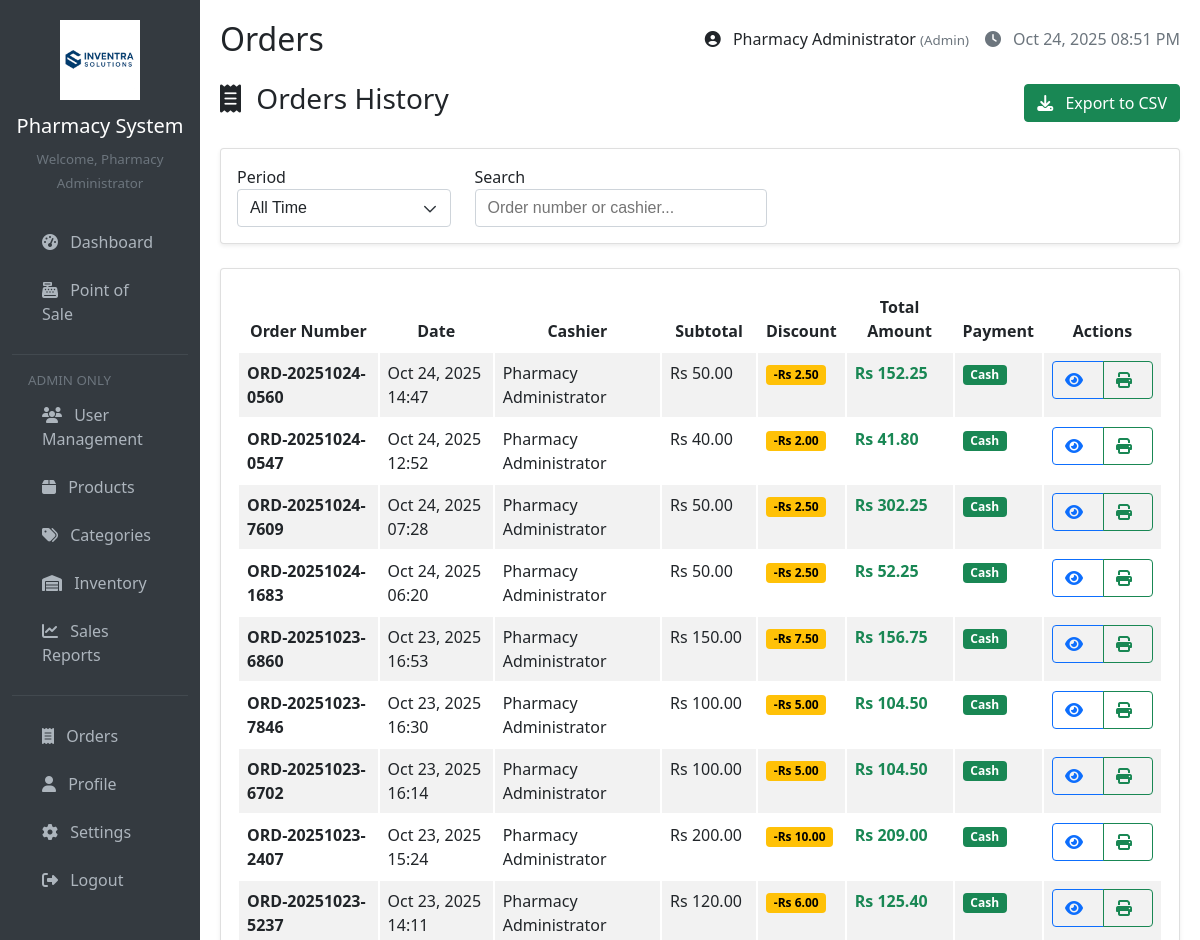
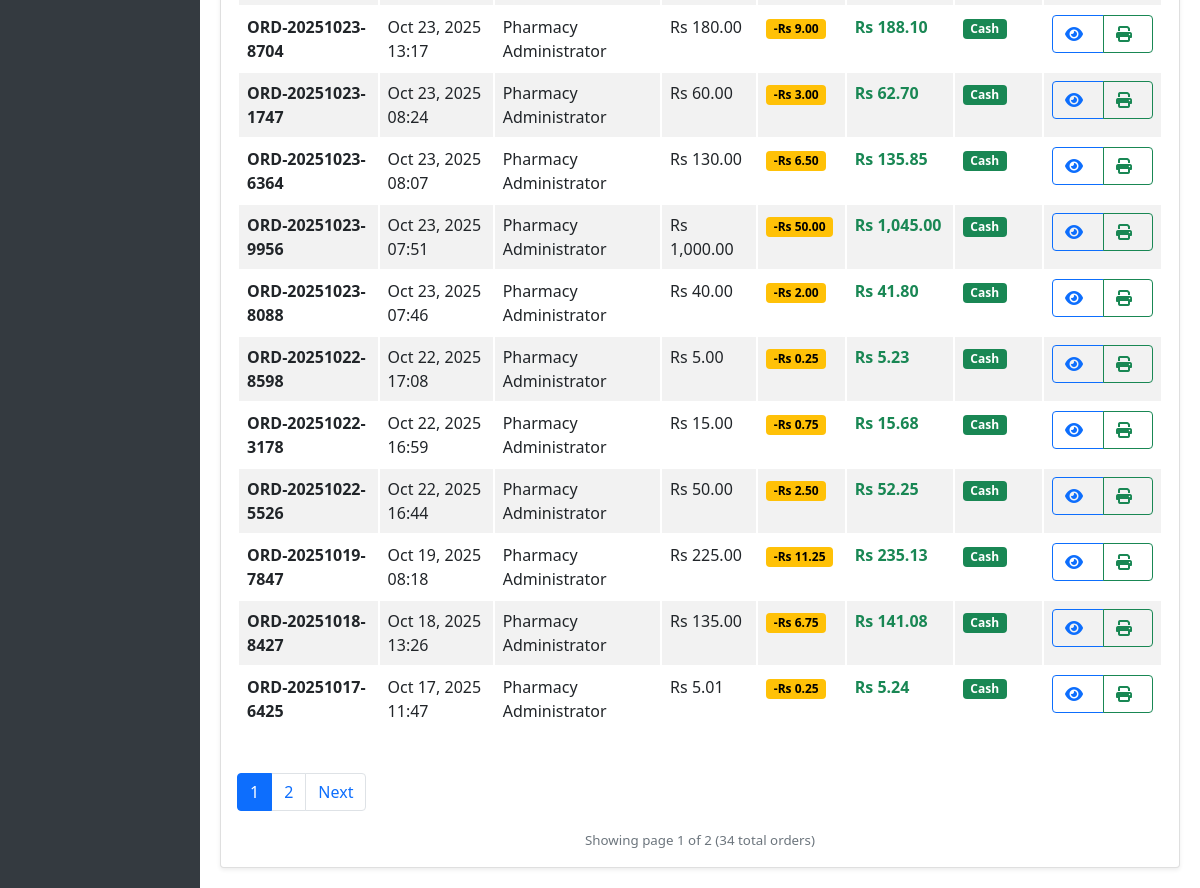
The app's page /pages/orders.php (signed in) with its own data (2 pictures, top to bottom).
### tables this page shows
CREATE TABLE `orders` (
  `id` int(11) NOT NULL,
  `order_number` varchar(20) NOT NULL,
  `cashier_id` int(11) NOT NULL,
  `subtotal` decimal(10,2) NOT NULL,
  `discount_amount` decimal(10,2) DEFAULT 0.00,
  `item_discount` decimal(10,2) NOT NULL DEFAULT 0.00,
  `tax_amount` decimal(10,2) DEFAULT 0.00,
  `total_amount` decimal(10,2) NOT NULL,
  `payment_method` enum('cash','card','other') DEFAULT 'cash',
  `order_type` enum('takeaway','delivery') DEFAULT 'takeaway',
  `delivery_charge` decimal(10,2) DEFAULT NULL,
  `status` varchar(20) DEFAULT 'completed',
  `refund_amount` decimal(10,2) DEFAULT 0.00,
  `order_date` timestamp NOT NULL DEFAULT current_timestamp()
);

CREATE TABLE `users` (
  `id` int(11) NOT NULL,
  `username` varchar(50) NOT NULL,
  `email` varchar(100) DEFAULT NULL,
  `password` varchar(255) NOT NULL,
  `role` enum('admin','cashier') DEFAULT 'cashier',
  `full_name` varchar(100) NOT NULL,
  `created_at` timestamp NOT NULL DEFAULT current_timestamp(),
  `updated_at` timestamp NOT NULL DEFAULT current_timestamp() ON UPDATE current_timestamp(),
  `is_active` tinyint(1) DEFAULT 1
);

### pages/orders.php (the view, shortened to what the rows shown need)
<?php
require_once '../config/database.php';
require_once '../includes/functions.php';
$search = isset($_GET['search']) ? sanitizeInput($_GET['search']) : '';
require_once '../includes/header.php';
$page = isset($_GET['page']) ? max(1, (int)$_GET['page']) : 1;
$limit = 20;
$offset = ($page - 1) * $limit;
$whereConditions = [];
$searchParams = [];
$searchTypes = "";
$whereClause = !empty($whereConditions) ? "WHERE " . implode(" AND ", $whereConditions) : "";
$ordersQuery = "SELECT o.*, u.full_name as cashier_name
                FROM orders o
                JOIN users u ON o.cashier_id = u.id
                $whereClause
                ORDER BY o.order_date DESC
                LIMIT $limit OFFSET $offset";
$orders = executeQuery($ordersQuery, $searchTypes, $searchParams);
$orderDetails = null;
$orderItems = [];
$discountRate = getSetting('discount_rate', 0) * 100;
$taxRate = getSetting('tax_rate', 0.10) * 100;
?>
<?php if ($orderDetails): ?>
    <div class="d-flex justify-content-between align-items-center mb-4">
        <h3><i class="fas fa-receipt"></i> Order Details - <?php echo $orderDetails['order_number']; ?></h3>
        <div>
            <span class="badge bg-<?php
                echo $orderDetails['status'] == 'completed' ? 'success' :
                    ($orderDetails['status'] == 'pending' ? 'warning' :
                    ($orderDetails['status'] == 'returned' ? 'danger' : 'secondary'));
            ?> me-2" style="font-size: 0.9rem; padding: 0.5rem 0.75rem;">
                <?php echo ucfirst($orderDetails['status']); ?>
            </span>
            <a href="receipt.php?order_id=<?php echo $orderDetails['id']; ?>" class="btn btn-primary me-2" target="_blank">
                <i class="fas fa-print"></i> Print
            </a>
            <a href="orders.php" class="btn btn-secondary">
                <i class="fas fa-arrow-left"></i> Back
            </a>
        </div>
    </div>
    <div class="modal fade" id="statusModal" tabindex="-1">
        <div class="modal-dialog">
            <div class="modal-content">
                <form method="POST">
                    <input type="hidden" name="order_id" id="modalOrderId">
                    <div class="modal-header">
                        <h5 class="modal-title">Update Order Status</h5>
                    </div>
                    <div class="modal-body">
                        <input type="hidden" name="order_id" value="<?php echo $orderDetails['id']; ?>">
                        <div class="mb-3">
                            <label class="form-label">Current Status</label>
                            <div class="alert alert-info">
                                <strong><?php echo ucfirst($orderDetails['status']); ?></strong>
                            </div>
                        </div>
                        <div class="mb-3">
                            <label class="form-label">New Status *</label>
                            <select name="order_status" id="statusSelect" class="form-select" required>
                                <option value="completed" <?php echo $orderDetails['status'] == 'completed' ? 'selected' : ''; ?>>Completed</option>
                                <option value="returned" <?php echo $orderDetails['status'] == 'returned' ? 'selected' : ''; ?>>Returned</option>
                            </select>
                        </div>
                        <div class="alert alert-warning" id="returnWarning" style="display: none;">
                            <i class="fas fa-exclamation-triangle"></i>
                            <strong>Return Warning:</strong> Marking this order as returned will refund
                            <strong><?php echo formatCurrency($orderDetails['total_amount']); ?></strong>
                            and this amount will be deducted from today's sales report.
                        </div>
                        </div>
                        <div class="modal-footer">
                        <button type="submit" name="update_status" class="mb-3 btn btn-primary">Update Status</button>
                        </div>
                </form>
            </div>
        </div>
    </div>
    <div class="row">
        <div class="col-md-4">
            <div class="card">
                <div class="card-header">
                    <h6 class="card-title mb-0">Order Information</h6>
                </div>
                <div class="card-body">
                    <table class="table table-sm">
                        <tr>
                            <td><strong>Order Number:</strong></td>
                            <td><?php echo sanitizeInput($orderDetails['order_number']); ?></td>
                        </tr>
                        <tr>
                            <td><strong>Date:</strong></td>
                            <td><?php echo formatDate($orderDetails['order_date']); ?></td>
                        </tr>
                        <tr>
                            <td><strong>Cashier:</strong></td>
                            <td><?php echo sanitizeInput($orderDetails['cashier_name']); ?></td>
                        </tr>
                        <tr>
                            <td><strong>Order Type:</strong></td>
                            <td><?php echo ucfirst($orderDetails['order_type']); ?></td>
                        </tr>
                        <tr>
                            <td><strong>Payment Method:</strong></td>
                            <td><?php echo ucfirst($orderDetails['payment_method']); ?></td>
                        </tr>
                        <tr>
                            <td><strong>Original Subtotal:</strong></td>
                            <td><?php echo formatCurrency($originalSubtotal); ?></td>
                        </tr>
                        <?php if ($totalItemDiscounts > 0): ?>
                        <tr class="table-warning">
                            <td><strong>Item Discounts:</strong></td>
                            <td class="text-danger">-<?php echo formatCurrency($totalItemDiscounts); ?></td>
                        </tr>
                        <tr>
                            <td><strong>Subtotal After Item Discounts:</strong></td>
                            <td><?php echo formatCurrency($subtotalAfterItemDiscounts); ?></td>
                        </tr>
                        <?php endif; ?>
                        <?php if ($calculatedDiscountAmount > 0): ?>
                        <tr class="table-warning">
                            <td><strong>Cart Discount (<?php echo number_format($discountRate, 1); ?>%):</strong></td>
                            <td class="text-danger">-<?php echo formatCurrency($calculatedDiscountAmount); ?></td>
                        </tr>
                        <tr>
                            <td><strong>After Cart Discount:</strong></td>
                            <td><?php echo formatCurrency($afterCartDiscount); ?></td>
                        </tr>
                        <?php endif; ?>
                        <tr>
                            <td><strong>Tax (<?php echo number_format($taxRate, 1); ?>%):</strong></td>
                            <td><?php echo formatCurrency($calculatedTaxAmount); ?></td>
                        </tr>
                        <?php if (!empty($orderDetails['delivery_charge']) && $orderDetails['delivery_charge'] > 0): ?>
                        <tr>
                            <td><strong>Delivery Charge:</strong></td>
                            <td><?php echo formatCurrency($orderDetails['delivery_charge']); ?></td>
                        </tr>
                        <?php endif; ?>
                        <tr class="table-success">
                            <td><strong>Total:</strong></td>
                            <td><strong><?php echo formatCurrency($calculatedGrandTotal); ?></strong></td>
                        </tr>
                    </table>
                    <?php if ($totalSavings > 0): ?>
                    <div class="alert alert-success mt-3 mb-0">
                        <i class="fas fa-tag"></i> <strong>Customer Saved:</strong><br>
                        <?php echo formatCurrency($totalSavings); ?>
                        <?php if ($totalItemDiscounts > 0 && $calculatedDiscountAmount > 0): ?>
                            <br><small>(Item: <?php echo formatCurrency($totalItemDiscounts); ?> + Cart: <?php echo formatCurrency($calculatedDiscountAmount); ?>)</small>
                        <?php elseif ($totalItemDiscounts > 0): ?>
                            <br><small>(Item Discounts)</small>
                        <?php else: ?>
                            <br><small>(Cart Discount)</small>
                        <?php endif; ?>
                    </div>
                    <?php endif; ?>
                </div>
            </div>
        </div>
        <div class="col-md-8">
            <div class="card">
                <div class="card-header">
                    <h6 class="card-title mb-0">Order Items</h6>
                </div>
                <div class="card-body">
                    <div class="table-responsive">
                        <table class="table">
                            <thead>
                                <tr>
                                    <th>Product</th>
                                    <th>Barcode</th>
                                    <th>Quantity</th>
                                    <th>Unit Price</th>
                                    <th>Total</th>
                                </tr>
                            </thead>
                            <tbody>
                                <?php foreach ($orderItems as $item): ?>
                                    <tr>
                                        <td><?php echo sanitizeInput($item['product_name']); ?></td>
                                        <td><code><?php echo sanitizeInput($item['barcode']); ?></code></td>
                                        <td><?php echo $item['quantity']; ?></td>
                                        <td><?php echo formatCurrency($item['unit_price']); ?></td>
                                        <td><?php echo formatCurrency($item['total_price']); ?></td>
                                    </tr>
                                <?php endforeach; ?>
                            </tbody>
                        </table>
                    </div>
                </div>
            </div>
        </div>
    </div>
<?php else: ?>
    <div class="card">
        <div class="card-body">
            <div class="table-responsive">
                <table class="table table-striped">
                    <thead>
                        <tr>
                            <th>Order Number</th>
                            <th>Date</th>
                            <th>Cashier</th>
                            <th>Subtotal</th>
                            <th>Discount</th>
                            <th>Total Amount</th>
                            <th>Payment</th>
                            <th>Actions</th>
                        </tr>
                    </thead>
                    <tbody>
                        <?php if (empty($orders)): ?>
                            <tr>
                                <td colspan="8" class="text-center py-4">
                                    <i class="fas fa-receipt fa-3x text-muted mb-3"></i>
                                    <h5 class="text-muted">No orders found</h5>
                                    <?php if ($search): ?>
                                        <p class="text-muted">Try adjusting your search terms</p>
                                        <a href="orders.php" class="btn btn-outline-primary">View All Orders</a>
                                    <?php else: ?>
                                        <p class="text-muted">No sales have been made yet</p>
                                        <a href="pos.php" class="btn btn-primary">Make First Sale</a>
                                    <?php endif; ?>
                                </td>
                            </tr>
                        <?php else: ?>
                            <?php foreach ($orders as $order): ?>
                                <tr>
                                    <td>
                                        <strong><?php echo sanitizeInput($order['order_number']); ?></strong>
                                    </td>
                                    <td><?php echo formatDate($order['order_date']); ?></td>
                                    <td><?php echo sanitizeInput($order['cashier_name']); ?></td>
                                    <td><?php echo formatCurrency($order['subtotal']); ?></td>
                                    <td>
                                        <?php if (isset($order['discount_amount']) && $order['discount_amount'] > 0): ?>
                                            <span class="badge bg-warning text-dark">
                                                -<?php echo formatCurrency($order['discount_amount']); ?>
                                            </span>
                                        <?php else: ?>
                                            <span class="text-muted">-</span>
                                        <?php endif; ?>
                                    </td>
                                    <td>
                                        <strong class="text-success"><?php echo formatCurrency($order['total_amount']); ?></strong>
                                    </td>
                                    <td>
                                        <span class="badge bg-<?php echo $order['payment_method'] == 'cash' ? 'success' : ($order['payment_method'] == 'card' ? 'primary' : 'secondary'); ?>">
                                            <?php echo ucfirst($order['payment_method']); ?>
                                        </span>
                                    </td>
                                    <td>
                                        <div class="btn-group btn-group-sm">
                                            <a href="?view=<?php echo $order['id']; ?>" class="btn btn-outline-primary" title="View Details">
                                                <i class="fas fa-eye"></i>
                                            </a>
                                            <a href="receipt.php?order_id=<?php echo $order['id']; ?>" class="btn btn-outline-success" title="Print Receipt" target="_blank">
                                                <i class="fas fa-print"></i>
                                            </a>
                                        </div>
                                    </td>
                                </tr>
                            <?php endforeach; ?>
                        <?php endif; ?>
                    </tbody>
                </table>
            </div>
        </div>
    </div>
<?php endif; ?>
<?php require_once '../includes/footer.php'; ?>

### records on screen
orders: order_number "ORD-20251024-0560", order_date "Oct 24, 2025 14:47", cashier.full_name "Pharmacy Administrator", subtotal "Rs 50.00", discount_amount "Rs 2.50", total_amount "Rs 152.25", payment_method "Cash"
orders: order_number "ORD-20251024-0547", order_date "Oct 24, 2025 12:52", cashier.full_name "Pharmacy Administrator", subtotal "Rs 40.00", discount_amount "Rs 2.00", total_amount "Rs 41.80", payment_method "Cash"
orders: order_number "ORD-20251024-7609", order_date "Oct 24, 2025 07:28", cashier.full_name "Pharmacy Administrator", subtotal "Rs 50.00", discount_amount "Rs 2.50", total_amount "Rs 302.25", payment_method "Cash"
orders: order_number "ORD-20251024-1683", order_date "Oct 24, 2025 06:20", cashier.full_name "Pharmacy Administrator", subtotal "Rs 50.00", discount_amount "Rs 2.50", total_amount "Rs 52.25", payment_method "Cash"
orders: order_number "ORD-20251023-6860", order_date "Oct 23, 2025 16:53", cashier.full_name "Pharmacy Administrator", subtotal "Rs 150.00", discount_amount "Rs 7.50", total_amount "Rs 156.75", payment_method "Cash"
orders: order_number "ORD-20251023-7846", order_date "Oct 23, 2025 16:30", cashier.full_name "Pharmacy Administrator", subtotal "Rs 100.00", discount_amount "Rs 5.00", total_amount "Rs 104.50", payment_method "Cash"
orders: order_number "ORD-20251023-6702", order_date "Oct 23, 2025 16:14", cashier.full_name "Pharmacy Administrator", subtotal "Rs 100.00", discount_amount "Rs 5.00", total_amount "Rs 104.50", payment_method "Cash"
orders: order_number "ORD-20251023-2407", order_date "Oct 23, 2025 15:24", cashier.full_name "Pharmacy Administrator", subtotal "Rs 200.00", discount_amount "Rs 10.00", total_amount "Rs 209.00", payment_method "Cash"
orders: order_number "ORD-20251023-5237", order_date "Oct 23, 2025 14:11", cashier.full_name "Pharmacy Administrator", subtotal "Rs 120.00", discount_amount "Rs 6.00", total_amount "Rs 125.40", payment_method "Cash"
orders: order_number "ORD-20251023-8704", order_date "Oct 23, 2025 13:17", cashier.full_name "Pharmacy Administrator", subtotal "Rs 180.00", discount_amount "Rs 9.00", total_amount "Rs 188.10", payment_method "Cash"
orders: order_number "ORD-20251023-1747", order_date "Oct 23, 2025 08:24", cashier.full_name "Pharmacy Administrator", subtotal "Rs 60.00", discount_amount "Rs 3.00", total_amount "Rs 62.70", payment_method "Cash"
orders: order_number "ORD-20251023-6364", order_date "Oct 23, 2025 08:07", cashier.full_name "Pharmacy Administrator", subtotal "Rs 130.00", discount_amount "Rs 6.50", total_amount "Rs 135.85", payment_method "Cash"
orders: order_number "ORD-20251023-9956", order_date "Oct 23, 2025 07:51", cashier.full_name "Pharmacy Administrator", subtotal "Rs 1,000.00", discount_amount "Rs 50.00", total_amount "Rs 1,045.00", payment_method "Cash"
orders: order_number "ORD-20251023-8088", order_date "Oct 23, 2025 07:46", cashier.full_name "Pharmacy Administrator", subtotal "Rs 40.00", discount_amount "Rs 2.00", total_amount "Rs 41.80", payment_method "Cash"
orders: order_number "ORD-20251022-8598", order_date "Oct 22, 2025 17:08", cashier.full_name "Pharmacy Administrator", subtotal "Rs 5.00", discount_amount "Rs 0.25", total_amount "Rs 5.23", payment_method "Cash"
orders: order_number "ORD-20251022-3178", order_date "Oct 22, 2025 16:59", cashier.full_name "Pharmacy Administrator", subtotal "Rs 15.00", discount_amount "Rs 0.75", total_amount "Rs 15.68", payment_method "Cash"
orders: order_number "ORD-20251022-5526", order_date "Oct 22, 2025 16:44", cashier.full_name "Pharmacy Administrator", subtotal "Rs 50.00", discount_amount "Rs 2.50", total_amount "Rs 52.25", payment_method "Cash"
orders: order_number "ORD-20251019-7847", order_date "Oct 19, 2025 08:18", cashier.full_name "Pharmacy Administrator", subtotal "Rs 225.00", discount_amount "Rs 11.25", total_amount "Rs 235.13", payment_method "Cash"
orders: order_number "ORD-20251018-8427", order_date "Oct 18, 2025 13:26", cashier.full_name "Pharmacy Administrator", subtotal "Rs 135.00", discount_amount "Rs 6.75", total_amount "Rs 141.08", payment_method "Cash"
orders: order_number "ORD-20251017-6425", order_date "Oct 17, 2025 11:47", cashier.full_name "Pharmacy Administrator", subtotal "Rs 5.01", discount_amount "Rs 0.25", total_amount "Rs 5.24", payment_method "Cash"

### other values on screen
sanitizeInput($_SESSION['full_name']) "Pharmacy Administrator"
basename($_SERVER['PHP_SELF'], '.php') "Orders"
$_SESSION['role'] "Admin"
$page "1"
$totalPages "2"
$totalOrders "34"
